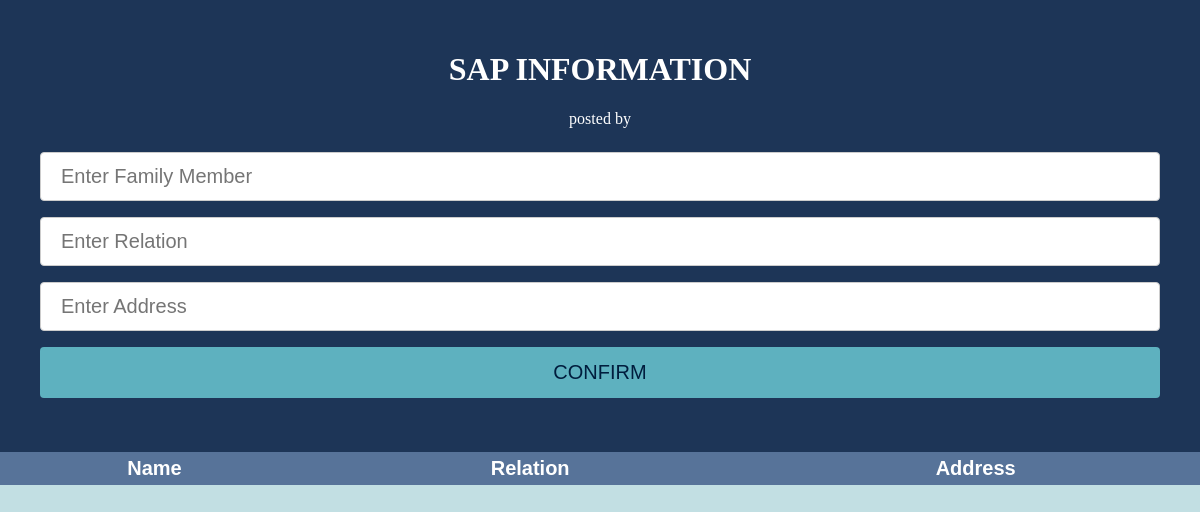
The page /MNList/1/ on the database as committed earlier.
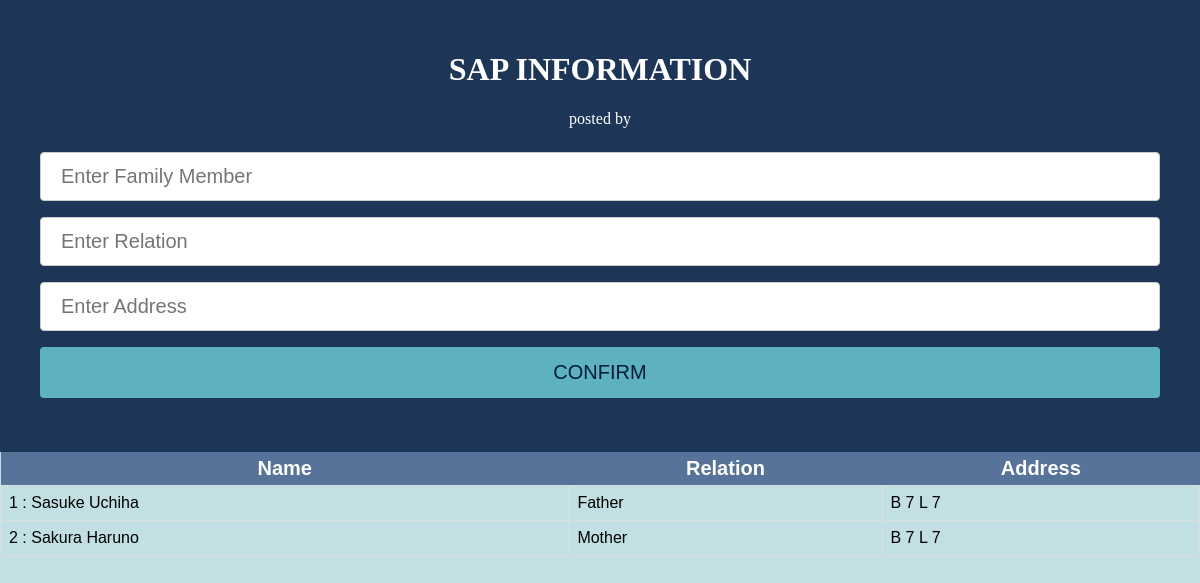
The same page on the database as committed later.
### MNList/models.py (models this page shows)
class BResidents(models.Model):
      rname = models.TextField(default='')
      rrelation = models.TextField(default='')
      radd = models.TextField(default='')
      ibrgy = models.ForeignKey(IBrgy, default=None, on_delete=models.CASCADE)
      class meta:
          db = "residents"

### MNList/views.py (the view)
# urls.py: url(r'^MNList/(\d+)/$', views.view_ibrgy, name='view_ibrgy'),
def view_ibrgy(request, ibrgy_id):
   ibrgy_ = IBrgy.objects.get(id=ibrgy_id)
   return render(request, 'SInfo.html', {'ibrgy': ibrgy_})

### MNList/templates/SInfo.html (shortened to what this page needs)
<html>
<head>
</head>
<body>
	<div id="myDIV" class="header">
		<h1>SAP INFORMATION</h1>
		<p>posted by {{ post.info.get_brgy }} </p>
		<form method="POST" action="/MNList/{{ ibrgy.id }}/add_info">
			<input type="text" id="addFM" name="addFM" placeholder="Enter Family Member" />
			<input type="text" id="addRS" name="addRS" placeholder="Enter Relation" />
			<input type="text" id="addadd" name="addadd" placeholder="Enter Address" />
			<input type="submit" id="bAdd" name="bAdd" value="CONFIRM" class=button> {% csrf_token %} </form>
	</div>
	<table id="id_table" name='tr'>
		<tr>
			<th>Name</th>
			<th>Relation</th>
			<th>Address</th>
		</tr>
		{% for bresidents in ibrgy.bresidents_set.all %}
		<tr>
			<td>{{ forloop.counter }} : {{bresidents.rname }}</td>
			<td>{{bresidents.rrelation}}</td>
			<td>{{bresidents.radd}}</td>
		</tr> {% endfor %} </table>
</body>
</html>

Rows that differ between the two databases and show on the page:
added BResidents: rname "Sasuke Uchiha", rrelation "Father", radd "B 7 L 7"
added BResidents: rname "Sakura Haruno", rrelation "Mother", radd "B 7 L 7"
